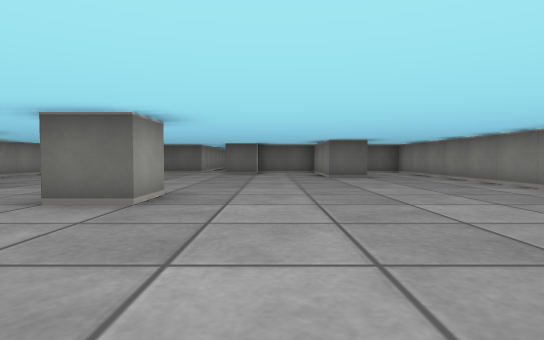
[1] (above)

24 first-person views from a walk through a cub3D level. The camera is about half as high as the walls, tilts 2° down and sees 80° across. The floor is counted in squares. Each view is taken from the middle of a square. On the plan, view 1 faces up. The plan holds only what a view shows up to about 9 squares ahead; the rest is blank.

[2]
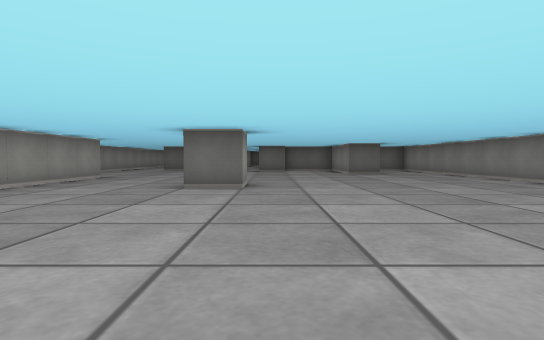

[3]
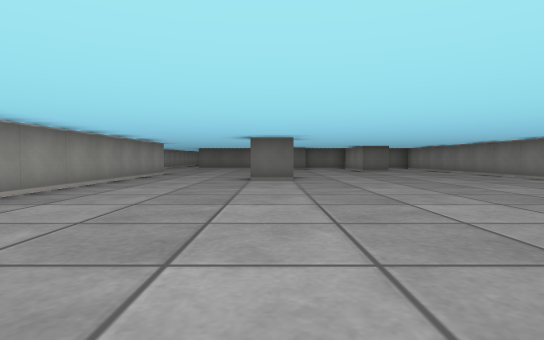

[4]
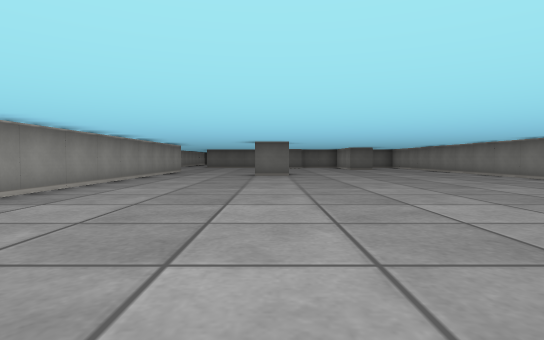

[5]
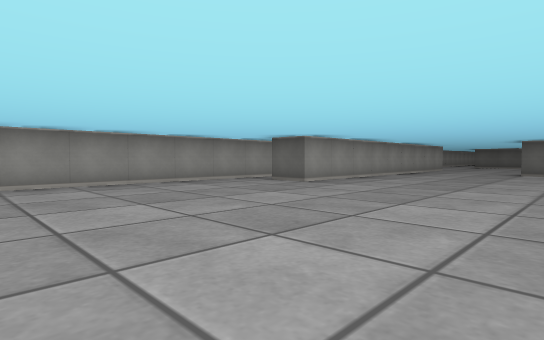

[6]
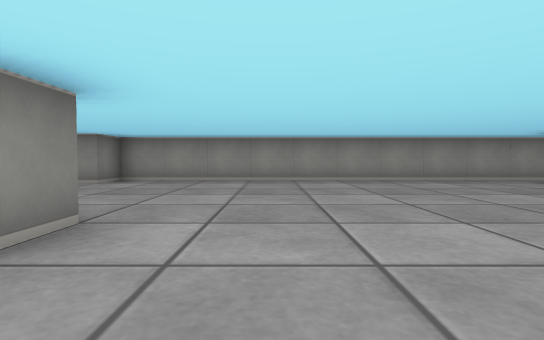

[7]
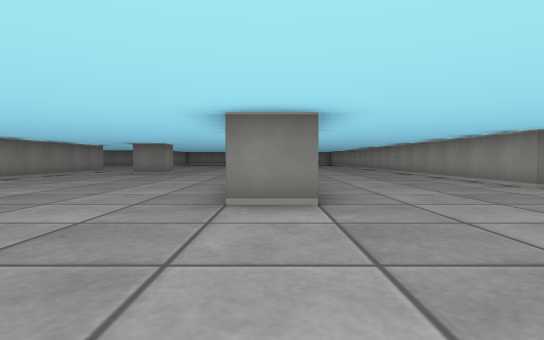

[8]
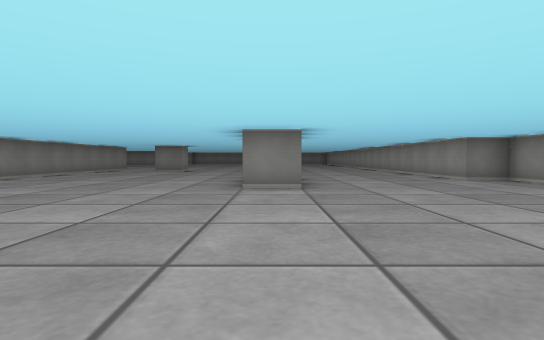

[9]
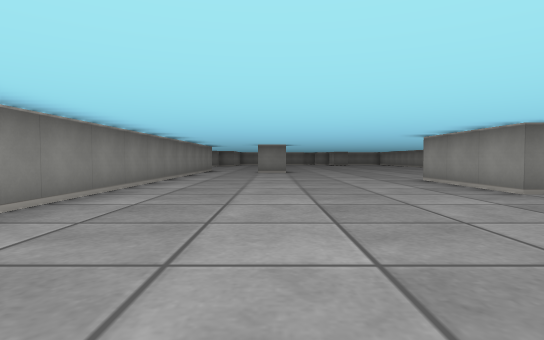

[10]
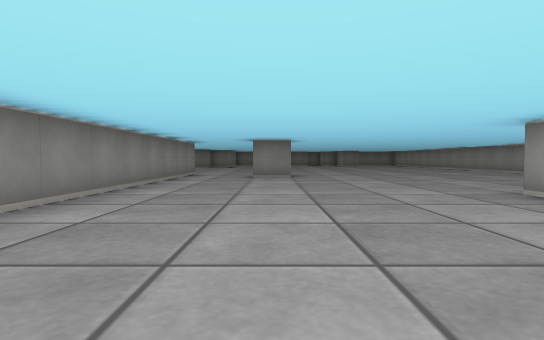

[11]
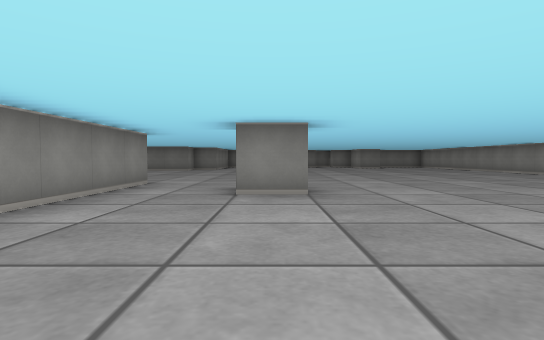

[12]
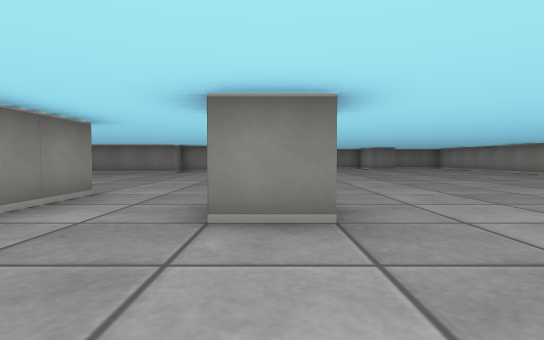

[13]
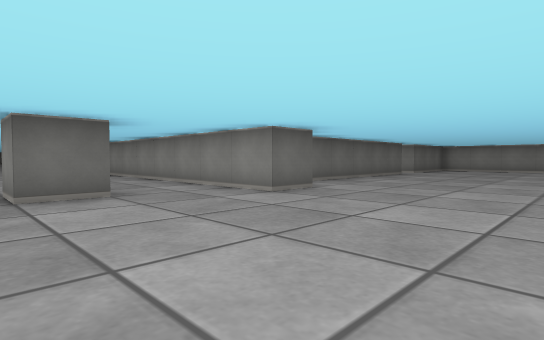

[14]
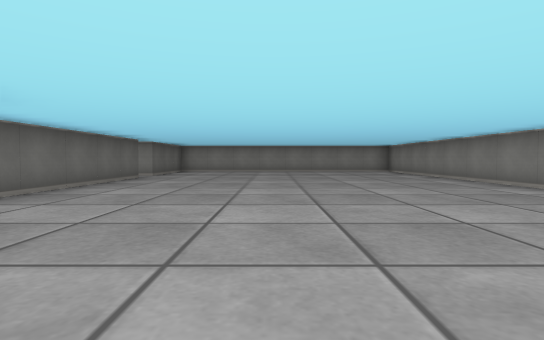

[15]
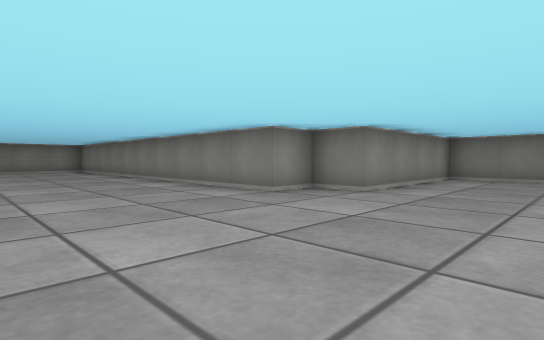

[16]
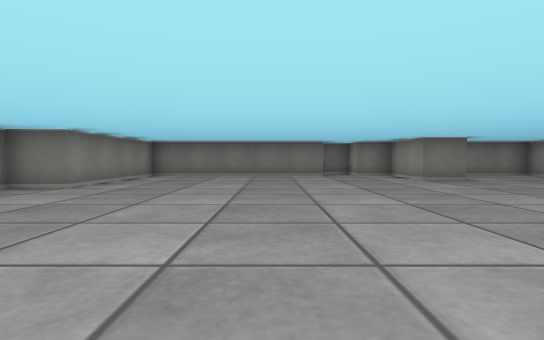

[17]
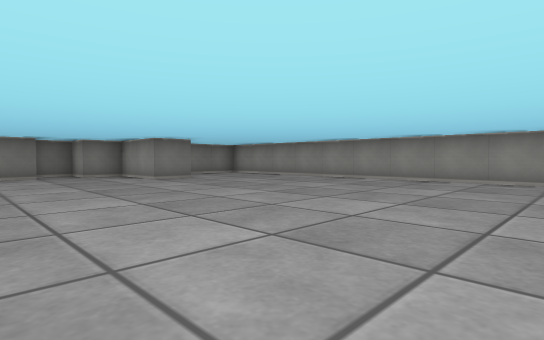

[18]
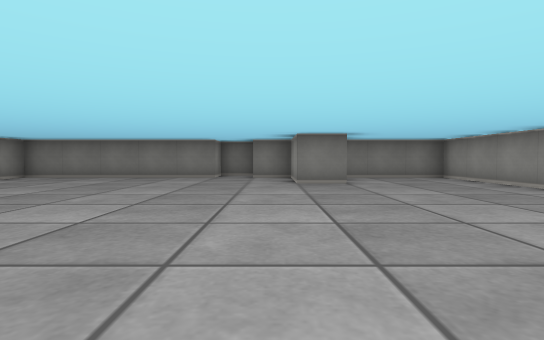

[19]
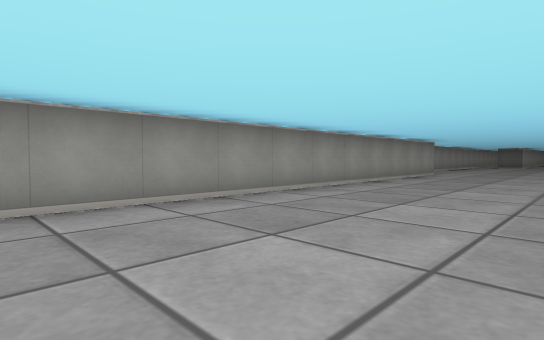

[20]
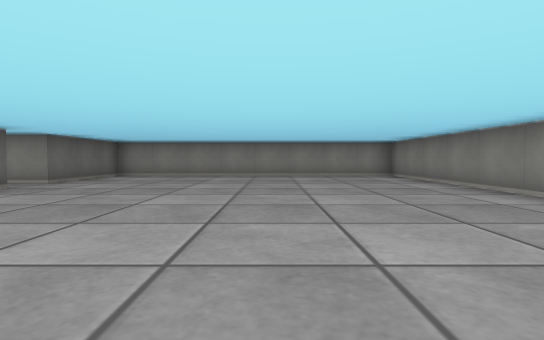

[21]
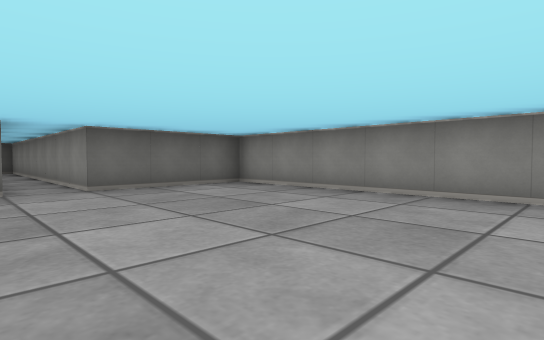

[22]
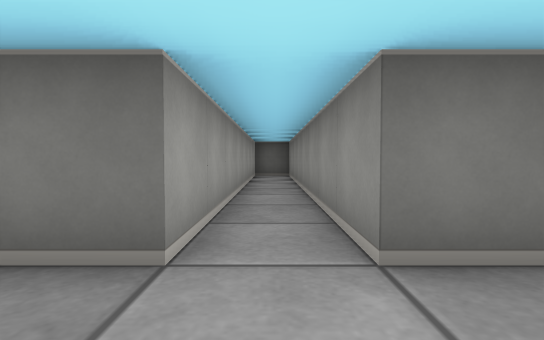

[23]
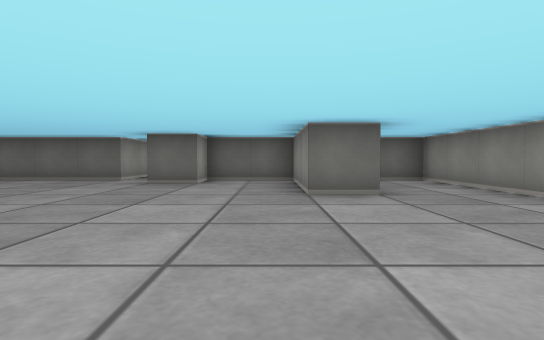

[24]
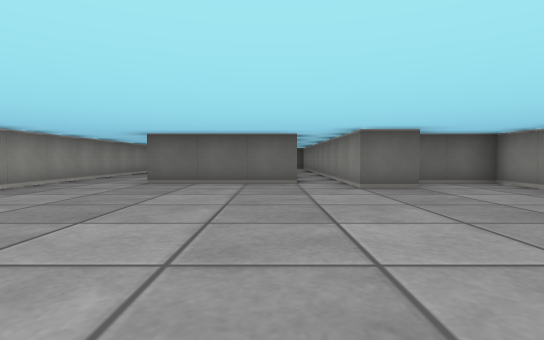

### Floor plan
Points are (right, up) in squares from view 1. A wall is a line through its corners. A room is listed if a view was taken in it or the views show most of it. See-through windows are left out.
Room 1 (views 1, 2, 3, 4, 5, 6, 7, 8, 9, 10, 11, 12, 13, 14, 15, 16, 17, 18, 19, 20, 21, 22, 23, 24)
walls: (-2.6, -9.5) (-1.5, -9.5) (-1.5, -12.5); (2.6, -17.5) (1.5, -17.5) (1.5, -16.5) (2.5, -16.5); (-7.5, -1.6) (-7.5, -11.5) (-6.5, -11.5) (-6.5, -30.5) (-3.9, -30.5); (4.5, 1.8) (4.5, 11.5) (3.5, 11.5); (11.5, -10.4) (11.5, -17.5) (6.8, -17.5); (5.5, -18.5) (4.5, -18.5) (4.5, -7.9); (-1.5, 4.5) (-1.5, 3.5) (-2.5, 3.5); (-5.5, 6.5) (-5.5, -2.5) (-6.5, -2.5); (2.6, 8.5) (1.5, 8.5) (1.5, 11.5) (-0.5, 11.5) (-0.5, 10.5) (-1.5, 10.5) (-1.5, 14); (-3.6, -28.5) (-2.5, -28.5) (-2.5, -30.5) (-1.5, -30.5) (-1.5, -31.2); (-2.5, 13) (-2.5, 11.5) (-5.5, 11.5); (15.5, -22.6) (15.5, -17.5) (12.5, -17.5) (12.5, -10); (-0.5, -31) (-0.5, -30.5) (4.5, -30.5) (4.5, -26.5) (5.5, -26.5) (5.5, -25.5) (15.1, -25.5); (-7.5, 14) (-7.5, 8.9); (-1.2, -31.5) (-0.6, -31.5)

Where each view was taken, in squares from view 1:
view 1: 0 up, 0 right, facing up
view 2: 2 down, 1 left, facing up
view 3: 4 down, 2 left, facing up
view 4: 6 down, 2 left, facing up
view 5: 8 down, 1 left, facing up-left
view 6: 8 down, 0 right, facing left
view 7: 6 down, 2 left, facing down
view 8: 4 down, 2 left, facing down
view 9: 5 down, 2 right, facing down
view 10: 8 down, 2 right, facing down
view 11: 12 down, 2 right, facing down
view 12: 14 down, 2 right, facing down
view 13: 22 down, 1 right, facing up-right
view 14: 21 down, 3 right, facing right
view 15: 22 down, 2 right, facing down-right
view 16: 21 down, 1 right, facing down
view 17: 21 down, 1 right, facing down-left
view 18: 22 down, 2 left, facing down
view 19: 22 down, 3 left, facing up-left
view 20: 22 down, 6 right, facing right
view 21: 23 down, 11 right, facing up-right
view 22: 19 down, 12 right, facing up
view 23: 4 up, 1 right, facing up
view 24: 5 up, 3 left, facing up
